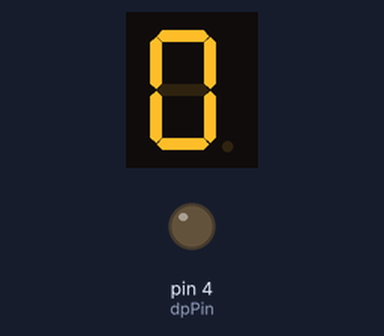
A sketch run on a simulated Arduino Uno, built with avr-gcc and run on an emulated ATmega328P. On the bench: 1-digit seven-segment display, output pins drawn as LEDs (lit = HIGH). Wiring (inferred from the names in the program): 1-digit 7-segment display, segments lit when HIGH: segments pin 7, pin 6, pin 5, pin 11, pin 10, pin 8, pin 9. The segment pins are drawn as the display they are named for; pins used as bus, display or sensor lines are not drawn.

Above: at 0.1 s.
At 1.1 s:
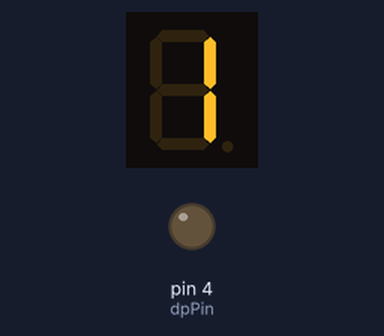
At 2.1 s:
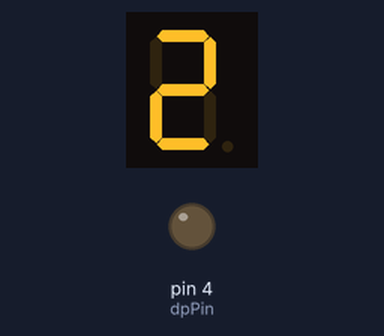
At 4.1 s:
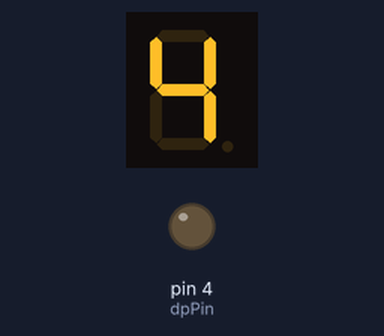
At 6.1 s:
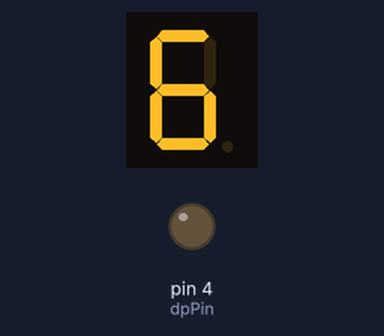
At 9.1 s:
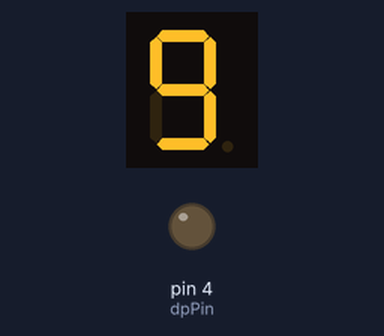

The sketch:

Sedmisegmentovy_displej.ino
```cpp
/*
 * LaskaKit Arduino MAXI Starter kit – Lekce 18: Sedmisegmentový displej
 *
 * Na jednomístném sedmisegmentovém displeji se postupně zobrazují
 * číslice 0 až 9.
 * Displej může mít společnou katodu (CC) nebo společnou anodu (CA) –
 * jak to zjistit, popisuje návod. Podle typu nastav řádek SPOLECNA_ANODA.
 *
 * Zapojení:
 *   Segmenty přes rezistor 220 Ω: a–7, b–6, c–5, d–11, e–10, f–8, g–9, dp–4
 *   Společný vývod (prostřední pin): CC displej na GND, CA displej na 5V
 *
 * Knihovny: žádné (jen Arduino IDE)
 * Desky:    Arduino UNO R3, Arduino UNO R4 WiFi, Arduino Mega 2560
 *
 * Verze návodu 3.0 (10/2026)
 * LaskaKit | https://www.laskakit.cz | podpora@laskakit.cz
 */

// false = displej se společnou katodou (CC), true = se společnou anodou (CA)
const bool SPOLECNA_ANODA = false;

// piny segmentů v pořadí a, b, c, d, e, f, g
const int segmentPiny[7] = {7, 6, 5, 11, 10, 8, 9};
const int dpPin = 4;

// které segmenty svítí pro číslice 0–9 (pořadí a b c d e f g)
const byte cislice[10][7] = {
  {1, 1, 1, 1, 1, 1, 0},  // 0
  {0, 1, 1, 0, 0, 0, 0},  // 1
  {1, 1, 0, 1, 1, 0, 1},  // 2
  {1, 1, 1, 1, 0, 0, 1},  // 3
  {0, 1, 1, 0, 0, 1, 1},  // 4
  {1, 0, 1, 1, 0, 1, 1},  // 5
  {1, 0, 1, 1, 1, 1, 1},  // 6
  {1, 1, 1, 0, 0, 0, 0},  // 7
  {1, 1, 1, 1, 1, 1, 1},  // 8
  {1, 1, 1, 1, 0, 1, 1}   // 9
};

void setup() {
  for (int i = 0; i < 7; i++) {
    pinMode(segmentPiny[i], OUTPUT);
  }
  pinMode(dpPin, OUTPUT);
  nastavSegment(dpPin, false);  // desetinnou tečku necháme zhasnutou
}

void loop() {
  for (int c = 0; c <= 9; c++) {
    zobraz(c);
    delay(1000);
  }
}

void zobraz(int c) {
  for (int i = 0; i < 7; i++) {
    nastavSegment(segmentPiny[i], cislice[c][i]);
  }
}

// U CA displeje segment svítí při LOW, u CC při HIGH
void nastavSegment(int pin, bool sviti) {
  if (SPOLECNA_ANODA) {
    digitalWrite(pin, sviti ? LOW : HIGH);
  } else {
    digitalWrite(pin, sviti ? HIGH : LOW);
  }
}
```

Measured:
- by itself, everything shown: repeats every 10.0 s, in 10 steps
- what the display in image 1 shows lasts 1.0 s, from 1.0 s to 2.0 s
